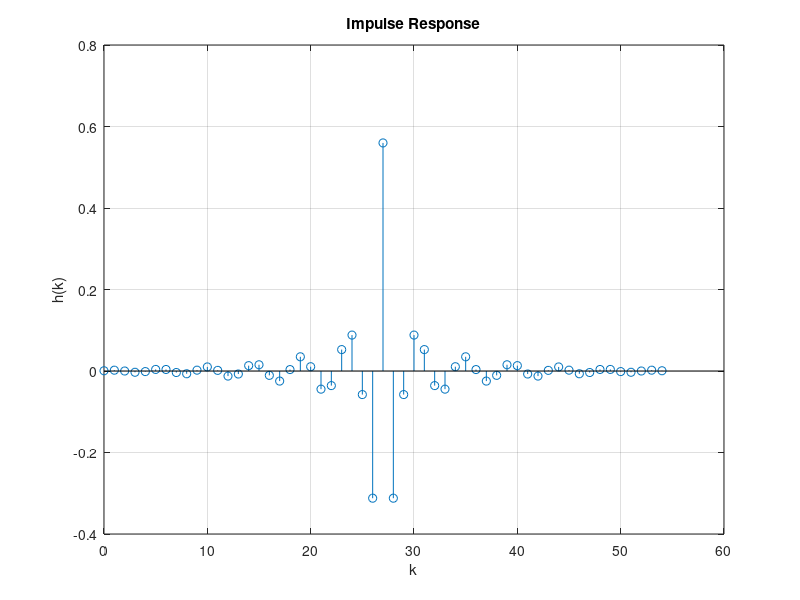
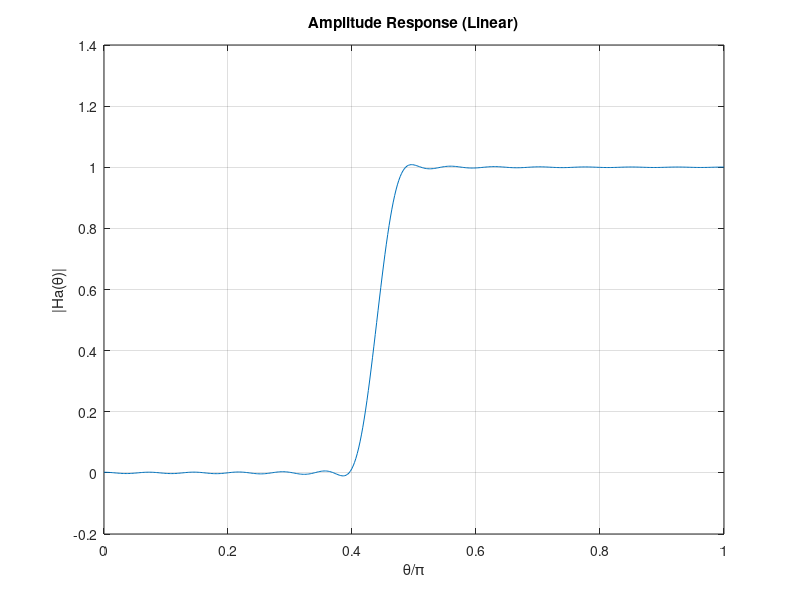
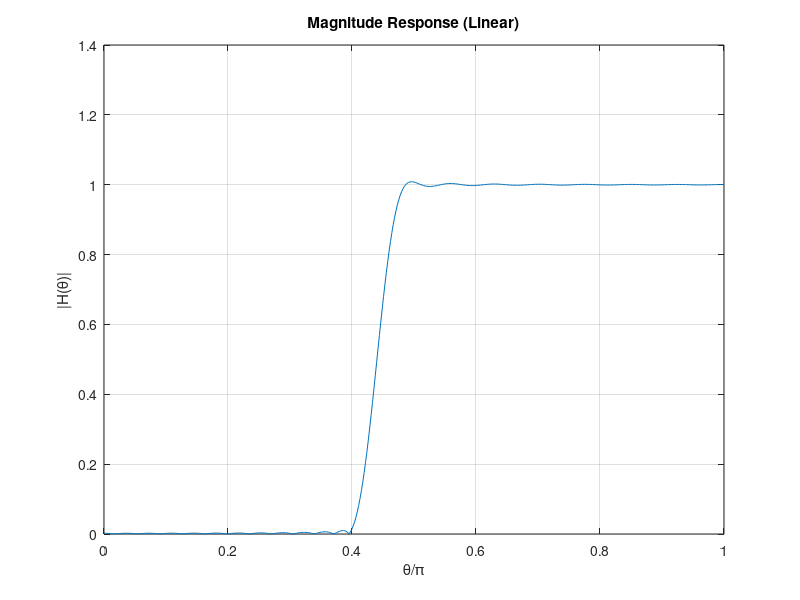
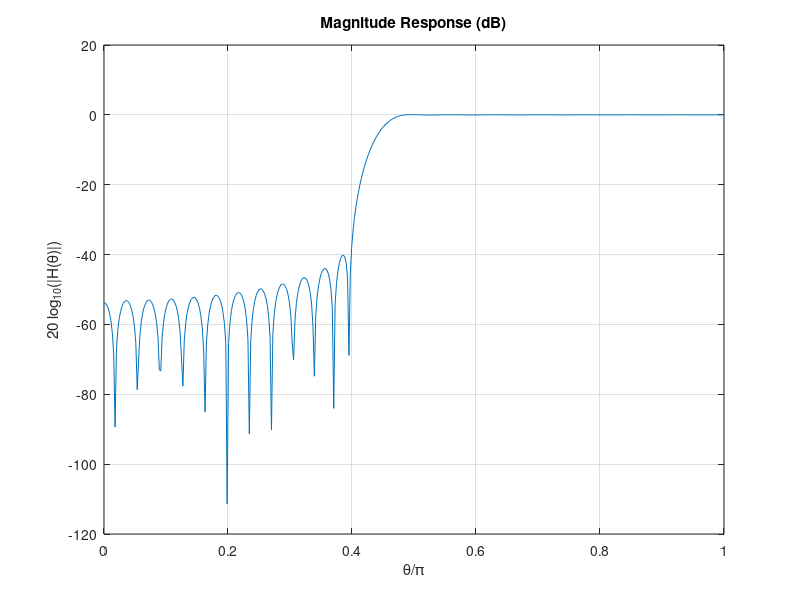

These charts were generated, in order, by the following MATLAB code:
clear all;close all;clc;
N=55
q=(N-1)/2
r=q+1
fp=2400 %passband cutoff frequencies (Hz).
fs=2000 %stopband cutoff frequencies (Hz).
fsampling=10000 %sampling rate (Hz).
deltap=0.01 %passband tolerance.
deltas=0.01 %stopband tolerance.
thetap=2*pi*fp/fsampling
thetas=2*pi*fs/fsampling
density=16
L=r*density
Df=fsampling/2/L
Np=floor(fp/Df)
Ns=ceil(fs/Df)
ip=Np:L;
is=0:Ns;
fsp=Df*ip;
fss=Df*is;
thetap=ip*pi/L;
thetas=is*pi/L;
dp=ones(1,L-Np+1); %Desired in the passband.
ds=zeros(1,Ns+1); %Desired in the stopband.
Wp=diag(ones(1,L-Np+1)); %Wp = W in the passband.
Ws=diag(ones(1,Ns+1)*deltap/deltas);%Ws = W in the stopband.
Ap=cos(thetap'*[0:q]);
As=cos(thetas'*[0:q]);
A=[Ap;As];
W=diag([diag(Wp);diag(Ws)]);
R=A'*W*A;
d=[dp,ds]'; 
a=A'*W*d;
c=R\a; h=[flipud(c(2:end))/2;c(1);c(2:end)/2];
%h=h/sum(h);
k=0:N-1;
M=L;
theta=0:pi/M:pi;
Q=[0:q]'*theta;
Ha=c'*cos([0:q]'*theta);
H=h.'*exp(-1j*k'*theta); theta1=[0 1 2 3 4]*pi/4;
Ha1=h.'*exp(-1j*k'*theta1); Mag=abs(Ha1)
figure(1)
stem(k,h);grid on; xlabel('k');ylabel('h(k)');
title('Impulse Response');

figure(2);
plot(theta/pi,Ha);grid on; 
xlabel('\theta/\pi'); 
ylabel('|Ha(\theta)|'); 
title('Amplitude Response (Linear)');

figure(3);
plot(theta/pi,abs(H));grid on;
xlabel('\theta/\pi'); 
ylabel('|H(\theta)|'); 
title('Magnitude Response (Linear)');

figure(4);
plot(theta/pi,20*log10(abs(H)));grid on;
xlabel('\theta/\pi');
ylabel('20 log_1_0(|H(\theta)|)'); 
title('Magnitude Response (dB)');

figure(5);
plot(theta/pi,angle(H)*180/pi);grid on; 
xlabel('\theta/\pi'); 
ylabel('\angleH(\theta) (deg)'); 
title('Phase Response');